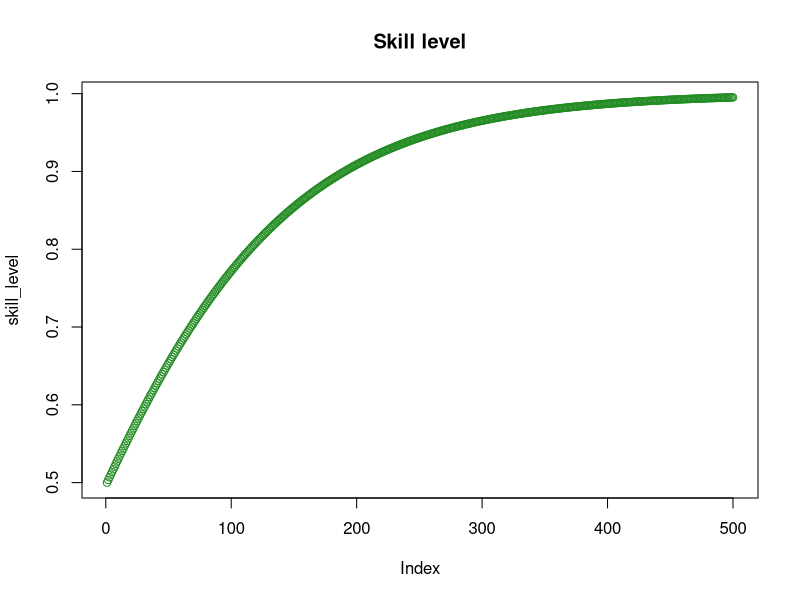
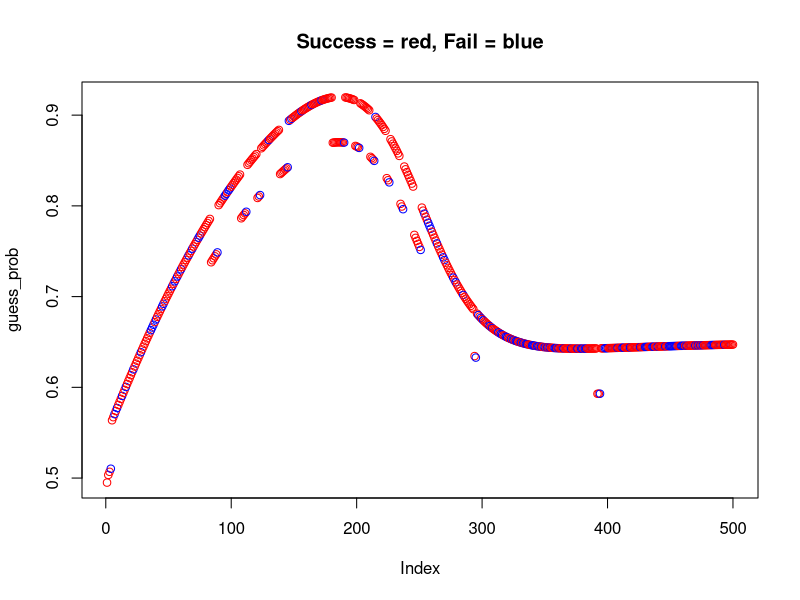

R code for these plots, in order:

# Model -- w. fatique and increased concentration (memory boost) after wrong guess
n_trials <- 500
G_learn <- array(NA, c(n_trials)) # success = 1, fail = 0
skill_level <- array(NA, c(n_trials))
theta_1 <- 0.5
alpha <- 0.01

fatigue <- array(NA, c(n_trials))
guess_prob <- array(NA, c(n_trials))

# Memory Effect parameters
memory_boost <- 0.05 # how much to boost theta_learn after a wrong guess
boost_duration <- 8 # how many trials the boost lasts for
trials_since_mistake <- Inf # track how many trials since last mistake

# First trial
skill_level[1] <- theta_1
fatigue[1] <- 0.01
guess_prob[1] <- skill_level[1]*(1-fatigue[1]) # will practically be .5
guess_prob[1] <- max(0, min(1, guess_prob[1])) # between 1 and 0
G_learn[1] <- rbinom(1,1,guess_prob[1])

# If a mistake is made on the first trial
if(G_learn[1] == 0) trials_since_mistake <- 1

for(t in 2:n_trials){
  skill_level[t] <- skill_level[t-1]^(1/(1+alpha))
  fatigue[t] <- 0 + (0.4/(1+exp(-0.04*(t-250)))^(1/1))
  
  guess_prob[t] <- skill_level[t]*(1-fatigue[t])
  
  # apply the memory effect if within the boost_duration since last mistake
  if(trials_since_mistake <= boost_duration){
    guess_prob[t] <- guess_prob[t] + memory_boost
  }
  
  # Ensure that guess prob between 0 and 1
  guess_prob[t] <- max(0, min(1, guess_prob[t]))
  
  G_learn[t] <- rbinom(1,1,guess_prob[t])
  
  # if a mistake is made, reset trials_since_mistake
  if(!is.na(G_learn[t]) && G_learn[t] == 0){
    
    trials_since_mistake <- 1
  } else {
    trials_since_mistake <- trials_since_mistake + 1
  }
}

# Plotting
colors <- ifelse(G_learn == 1, "red", "blue")
plot(skill_level, col = "forestgreen")+title("Skill level")
plot(guess_prob, col = colors)+title("Success = red, Fail = blue")

# plot(G_learn)
